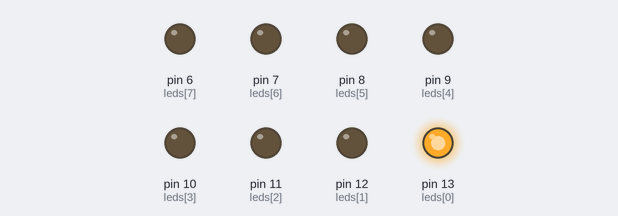
The sketch below on a simulated Arduino Uno, built with avr-gcc and run on an emulated ATmega328P. On the bench: output pins drawn as LEDs (lit = HIGH).

Above: at 0.5 s.
At 2.5 s:
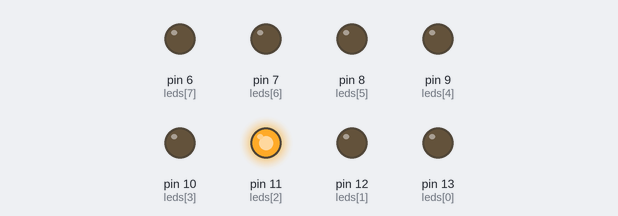
At 3.5 s:
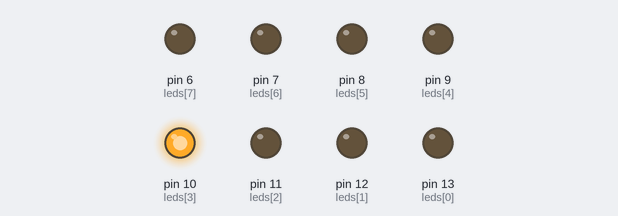
At 4.5 s:
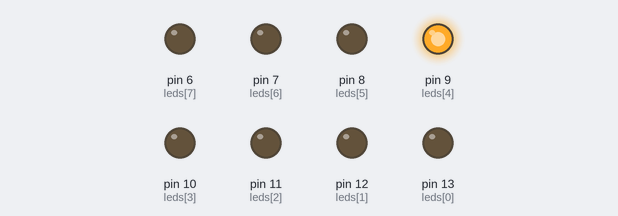
At 6.5 s:
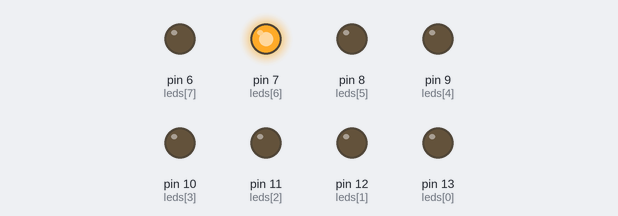
At 9.5 s:
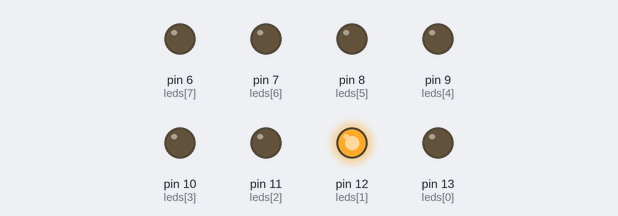
Timing chart, 0 to 10.4 s (numbered marks = the images above):
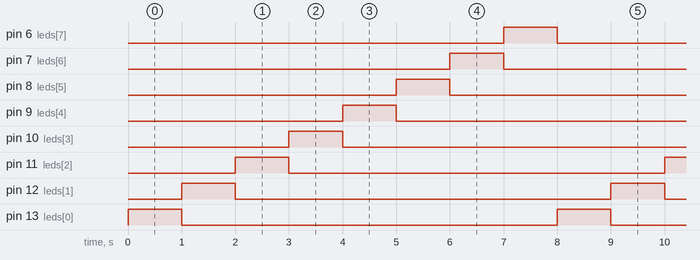

The sketch:

Arrays_and_looping_blink.ino
```cpp
int leds[8]={13,12,11,10,9,8,7,6};

void setup() {
  for(int x=0;x<=7;++x)
  {
  pinMode(leds[x],OUTPUT);
  }
}

void loop() {
  for(int x=0;x<=7;++x)
  {
    digitalWrite(leds[x],HIGH);
    delay(1000);
    digitalWrite(leds[x],LOW);
  }
}
```

Measured:
- by itself, pin 6 (leds[7]), pin 7 (leds[6]), pin 8 (leds[5]), pin 9 (leds[4]), pin 10 (leds[3]), pin 11 (leds[2]), pin 12 (leds[1]), pin 13 (leds[0]): alternates HIGH for 1.0 s and LOW for 7.0 s
- by itself, everything shown: repeats every 8.0 s, in 9 steps
